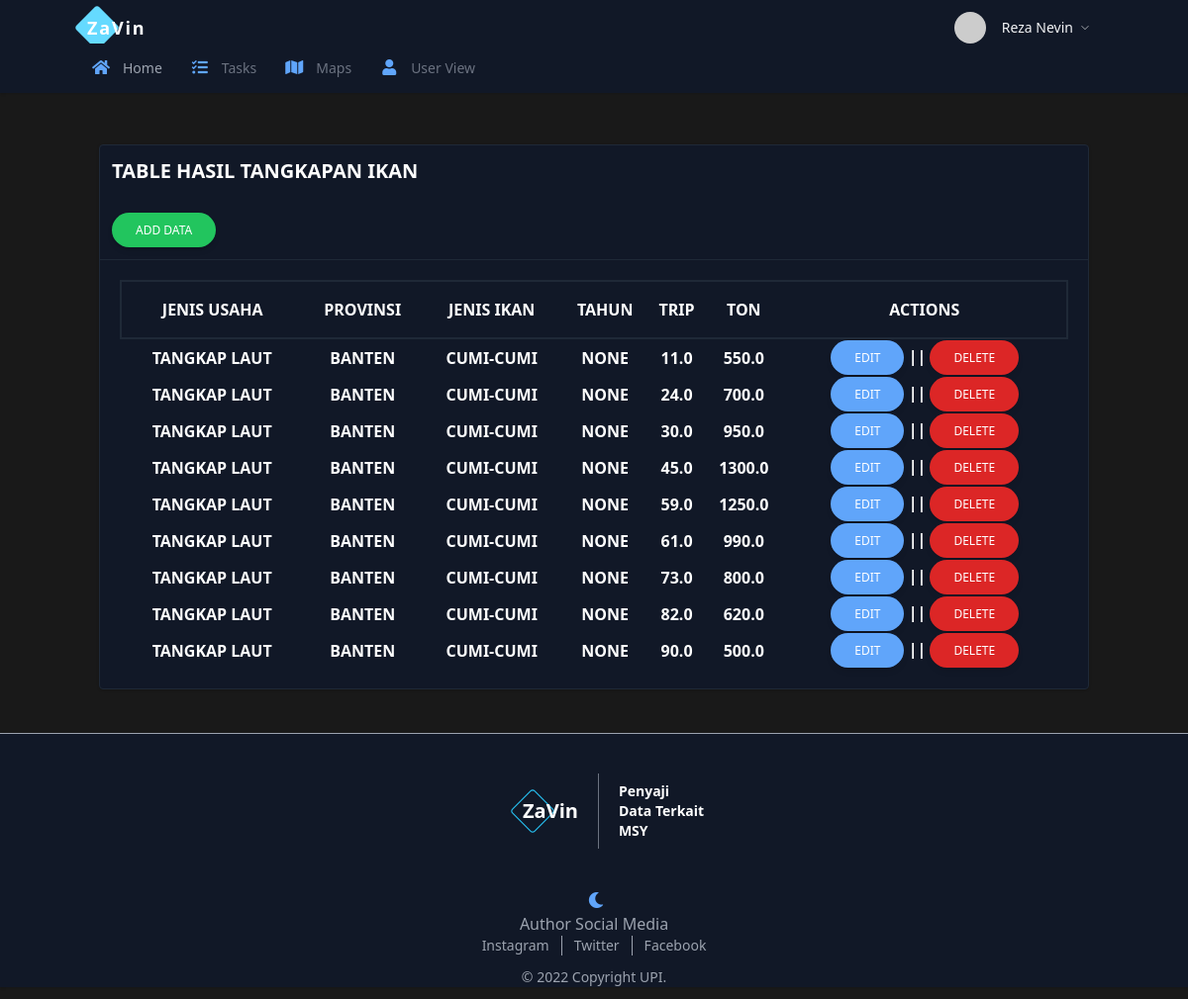
The app's page /task/ (signed in), older data.
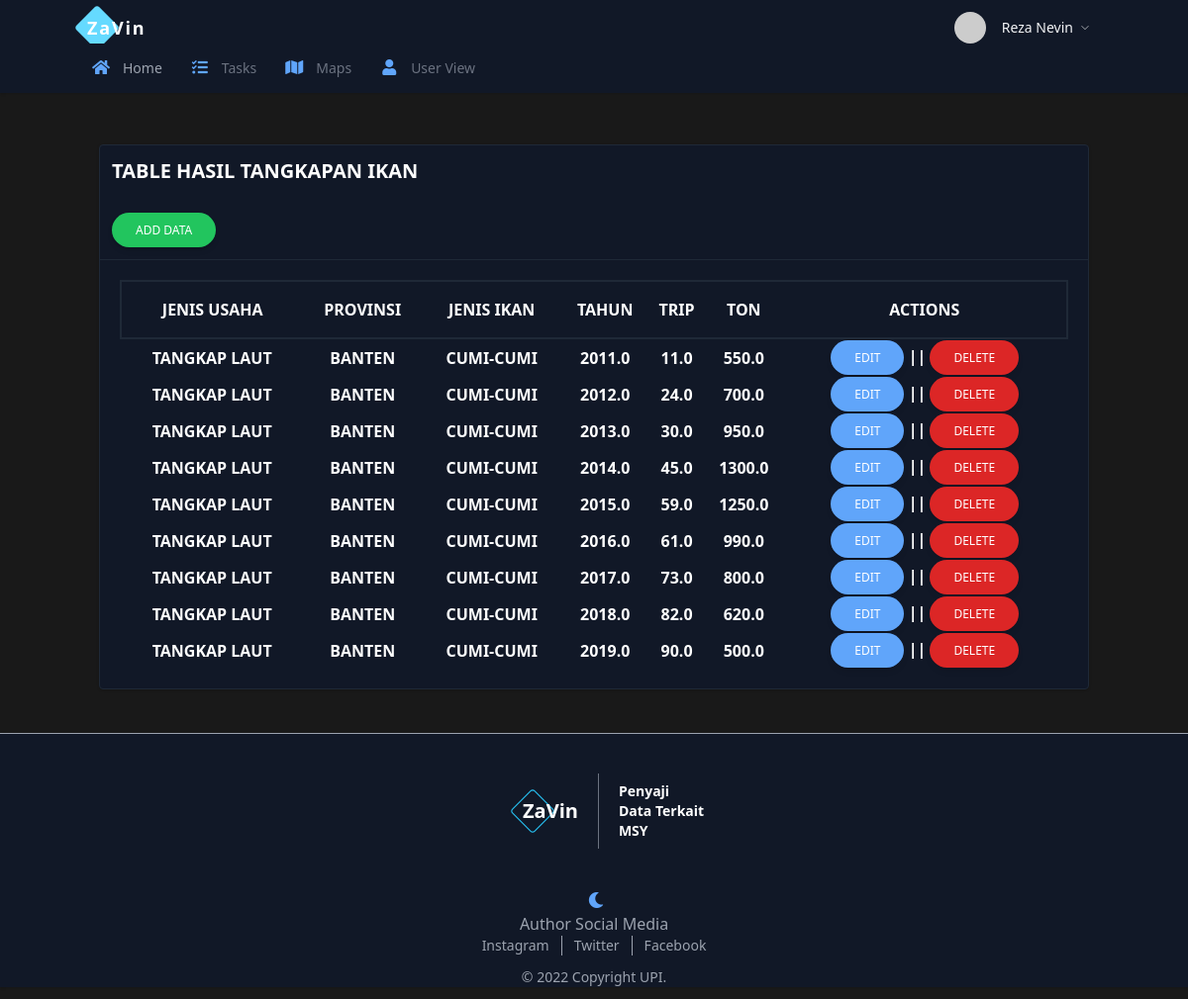
The same page, newer data.
### MSY/models.py (models this page shows, shortened)
class dataikan(models.Model):
    jenis_usaha    = models.CharField(max_length=50)
    provinsi       = models.CharField(max_length=50)
    jenis_ikan     = models.CharField(max_length=50)
    tahun          = models.FloatField(null=True)
    trip           = models.FloatField(null=True)#trip adalah ton
    ton            = models.FloatField(null=True)#dan ton adalah trip

### MSY/views.py (the view)
# urls.py: path("task/", task, name='task'),
@login_required(login_url=settings.LOGIN_URL)
def task (request):
    datamsy = dataikan.objects.all()
    context ={
        "title"   : "Ini halaman Homepage",
        "heading" : "Ini halaman Hompe Page",
        "datamsy" : datamsy,
    }
    return render (request,"admin/task.html", context)

### templates/admin/task.html (shortened to what this page needs)
{% extends 'admin.html' %}
{% load static %}
{% block content%}
<div class="container mt-10 w-full mx-auto pb-8">
    <div class="w-full p-3">
        <div class="bg-gray-900 border border-gray-800 rounded shadow">
            <div class="border-b border-gray-800 p-3">
                <h5 class="font-bold uppercase text-white text-xl">TABLE HASIL TANGKAPAN IKAN <br><br> <a href="{% url 'add_data'%}" class="inline-block px-6 py-2.5 bg-green-500 text-white font-medium text-xs leading-tight uppercase rounded-full shadow-md hover:bg-green-600 hover:shadow-lg focus:bg-green-600 focus:shadow-lg focus:outline-none focus:ring-0 active:bg-green-700 active:shadow-lg transition duration-150 ease-in-out">Add Data</a></h5>
            </div>
            <div class="p-5">
                <table class="font-bold uppercase text-white text-center w-full p-5 text-white ">
                    <thead class="border  border-2 border-gray-800 ">
                        <tr class="[&>*]:py-4">
                            <th data-aos="fade-right"   class=" ">Jenis Usaha</th>
                            <th data-aos="fade-up"   class=" ">Provinsi</th>
                            <th data-aos="fade-left" class=" ">Jenis Ikan</th>
                            <th data-aos="fade-down" class=" ">Tahun</th>
                            <th data-aos="fade-right"class=" ">Trip</th>
                            <th data-aos="fade-down" class=" ">Ton</th>
                            <th data-aos="fade-left" class=" ">actions</th>
                        </tr>
                    </thead>
                    <tbody class="">
                    {% for obj in datamsy %}
                        <tr class="">
                            <td data-aos="fade-up"   class=" " >{{obj.jenis_usaha}}</td>
                            <td data-aos="fade-down" class=" " >{{obj.provinsi}}</td>
                            <td data-aos="fade-right"class=" " >{{obj.jenis_ikan}}</td>
                            <td data-aos="fade-left" class=" " >{{obj.tahun}}</td>
                            <td data-aos="fade-up"   class=" " >{{obj.trip}}</td>
                            <td data-aos="fade-down" class=" " >{{obj.ton}}</td>
                            <td data-aos="fade-right"class=" ">
                                <a href="{% url 'up_data' obj.pk %}" class="inline-block px-6 py-2.5 bg-blue-400  font-medium text-xs leading-tight uppercase rounded-full shadow-md hover:bg-blue-500 hover:shadow-lg focus:bg-blue-500 focus:shadow-lg focus:outline-none focus:ring-0 active:bg-blue-600 active:shadow-lg transition duration-150 ease-in-out">Edit</a> ||
                                <a href="#" class="inline-block px-6 py-2.5 bg-red-600  font-medium text-xs leading-tight uppercase rounded-full shadow-md hover:bg-red-700 hover:shadow-lg focus:bg-red-700 focus:shadow-lg focus:outline-none focus:ring-0 active:bg-red-800 active:shadow-lg transition duration-150 ease-in-out" onclick="hapus_data('{{obj.pk}}', '{{obj.jenis_usaha}}', '{{obj.provinsi}}', '{{obj.jenis_ikan}}')">Delete</a>
                            </td>
                        </tr>
                    {% endfor %}
                        </tbody>
                </table>
            </div>
        </div>
    </div>
</div>
{% endblock %}

### MSY/templates/admin.html (shortened to what this page needs)
{% load static %}
<!DOCTYPE html>
<html lang="en">
<head>
    <link rel="stylesheet" href="https://use.fontawesome.com/releases/v5.3.1/css/all.css"
>
    <link rel="stylesheet" href="https://unpkg.com/tailwindcss@2.2.19/dist/tailwind.min.css" />
    <script src="https://cdn.tailwindcss.com"></script>
    <link rel="stylesheet" href="{% static 'js/login.js' %}">
    <link rel="stylesheet" href="https://unpkg.com/aos@next/dist/aos.css" />
    <link rel="stylesheet" href="https://unpkg.com/leaflet@1.9.3/dist/leaflet.css"
 />
    <link rel="stylesheet" href="https://unpkg.com/leaflet@1.7.1/dist/leaflet.css"
 />
    <link rel="stylesheet" href="{% static 'css/stylemap.css' %}">
    <link rel="stylesheet" href="{% static 'css/button.css' %}">
</head>
<body class="bg-black-alt font-sans leading-normal tracking-normal">
    <nav id="header" class="bg-gray-900  w-full z-10 shadow">
        <div class="w-full container mx-auto flex flex-wrap items-center mt-0 pt-3 pb-3 md:pb-0">
            <div data-aos="fade-down" class="relative w-1/2 pl-2 md:pl-0">
                <a href="{% url 'user'%}"
                    class="text-lg relative z-50  font-bold tracking-widest text-white rounded-lg focus:outline-none focus:shadow-outline">ZaVin</a>
            </div>
            <div class="w-1/2 pr-0">
                <div class="flex relative inline-block float-right">
                    <div data-aos="fade-right" data-aos-once="true" class=" relative text-sm text-gray-100">
                        <button id="userButton" class="flex items-center focus:outline-none mr-3">
                            <img class="w-8 h-8 rounded-full mr-4" src="http://i.pravatar.cc/300" alt="Avatar of User">
                            <span class="hidden md:inline-block text-gray-100">Reza Nevin</span>
                        </button>
                    </div>
                </div>
            </div>
            <div class="w-full flex-grow lg:flex lg:items-center lg:w-auto hidden lg:block mt-2 lg:mt-0 bg-gray-900 z-20"
                id="nav-content">
                <ul class="list-reset lg:flex flex-1 items-center px-4 md:px-0">
                    <li data-aos="fade-right" data-aos-once="true" class="mr-6 my-2 md:my-0">
                        <a href="{% url 'adm'%}"
                            class="block py-1 md:py-3 pl-1 align-middle text-gray-400 no-underline hover:text-gray-100 border-b-2 border-gray-900 hover:border-blue-400">
                            <i class="fas fa-home fa-fw mr-3 text-blue-400"></i><span
                                class="pb-1 md:pb-0 text-sm">Home</span>
                        </a>
                    </li>
                    <li data-aos="fade-down" data-aos-once="true" class="mr-6 my-2 md:my-0">
                        <a href="{% url 'task'%}"
                            class="block py-1 md:py-3 pl-1 align-middle text-gray-500 no-underline hover:text-gray-100 border-b-2 border-gray-900  hover:border-pink-400">
                            <i class="fas fa-tasks fa-fw mr-3 text-blue-400"></i><span class="pb-1 md:pb-0 text-sm">Tasks</span>
                        </a>
                    </li>
                    <li data-aos="fade-left" data-aos-once="true" class="mr-6 my-2 md:my-0">
                        <a href="{% url 'upload'%}"
                            class="block py-1 md:py-3 pl-1 align-middle text-gray-500 no-underline hover:text-gray-100 border-b-2 border-gray-900  hover:border-green-400">
                            <i class="fas fa-map fa-fw mr-3 text-blue-400"></i><span
                                class="pb-1 md:pb-0 text-sm">Maps</span>
                        </a>
                    </li>
                    <li data-aos="fade-right" data-aos-once="true" class="mr-6 my-2 md:my-0">
                        <a href="{% url 'user' %}"
                            class="block py-1 md:py-3 pl-1 align-middle text-gray-500 no-underline hover:text-gray-100 border-b-2 border-gray-900  hover:border-red-400">
                            <i class="fa fa-user fa-fw mr-3 text-blue-400"></i><span class="pb-1 md:pb-0 text-sm">User View</span>
                        </a>
                    </li>
                </ul>
            </div>
        </div>
    </nav>
    {% block content%}
    {% endblock %}
    <footer class=" bg-gray-900 border-t border-gray-400 shadow">
        <div class="max-w-lg mx-auto">
            <div class="flex py-10 justify-center text-white items-center px-20 sm:px-36">
                <div class="ml-10 relative">
                    <h1 class="font-bold text-xl pr-5 relative z-50">ZaVin</h1>
                </div>
                <span class="border-l border-gray-500 text-sm pl-5 py-2 font-semibold">Penyaji Data Terkait MSY</span>
            </div>
            <center>
                <i class="ml-4 fas fa-moon text-blue-400 pr-3"></i>
                <p class="text-gray-400">Author Social Media</p>
            </center>
            <div class="flex items-center text-gray-400 text-sm justify-center">
                <a href="https://www.instagram.com/reza_fahrizal_barkah/" class="pr-3">Instagram</a>
                <a href="https://www.twitter.com/nevin_adr" class="border-l border-gray-400 px-3">Twitter</a>
                <a href="https://www.facebook.com/nevin.adel.1/" class="border-l border-gray-400 pl-3">Facebook</a>
            </div>
            <div class="text-center text-white">
                <p class="my-3 text-gray-400 text-sm">&copy; 2022 Copyright UPI. </p>
            </div>
        </div>
    </footer>
</body>
</html>

### MSY/templates/admin.html (style rules this page uses)
.bg-black-alt { background: #191919; }

Row changes from the older to the newer data that the page shows:
changed dataikan (number 1 of 9 on the later page): tahun "NONE" → "2011.0"
changed dataikan (number 2 of 9 on the later page): tahun "NONE" → "2012.0"
changed dataikan (number 3 of 9 on the later page): tahun "NONE" → "2013.0"
changed dataikan (number 4 of 9 on the later page): tahun "NONE" → "2014.0"
changed dataikan (number 5 of 9 on the later page): tahun "NONE" → "2015.0"
changed dataikan (number 6 of 9 on the later page): tahun "NONE" → "2016.0"
changed dataikan (number 7 of 9 on the later page): tahun "NONE" → "2017.0"
changed dataikan (number 8 of 9 on the later page): tahun "NONE" → "2018.0"
changed dataikan (number 9 of 9 on the later page): tahun "NONE" → "2019.0"
